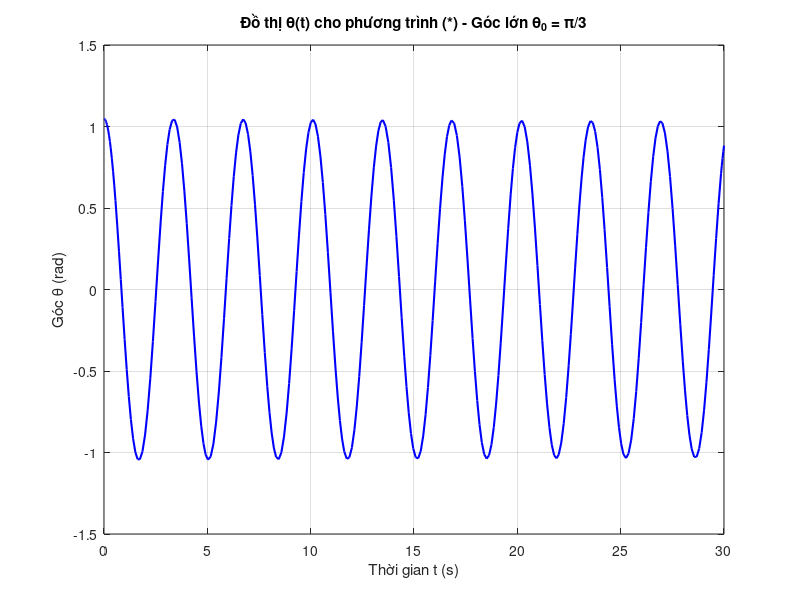
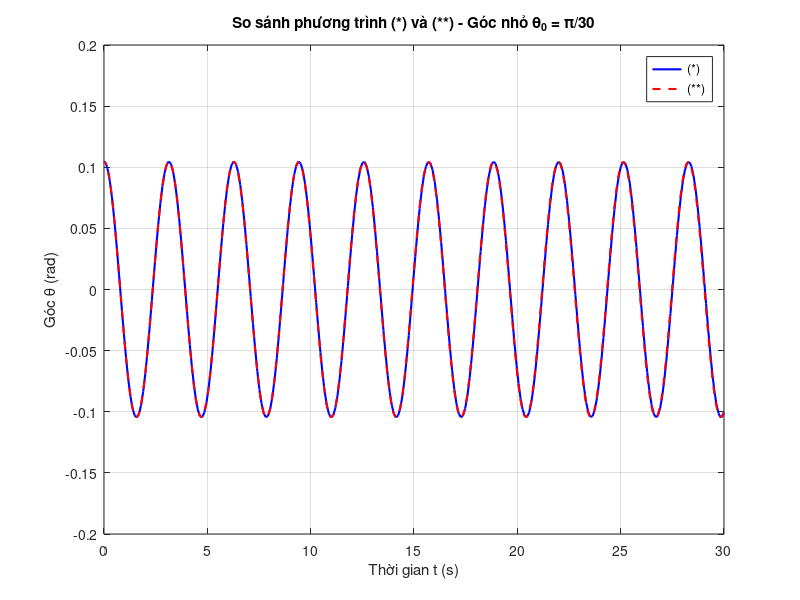

The MATLAB script that drew these images, in order:
w0 = 2;             
tspan = [0 30];     

ode_star = @(t, y) [y(2); -w0^2 * sin(y(1))]; 
ode_2star = @(t, y) [y(2); -w0^2 * y(1)];     

theta0_large = [pi/3; 0]; 
[t1, y1] = ode45(ode_star, tspan, theta0_large);

figure(1);
plot(t1, y1(:,1), 'b', 'LineWidth', 1.5);
title('Đồ thị \theta(t) cho phương trình (*) - Góc lớn \theta_0 = \pi/3');
xlabel('Thời gian t (s)'); ylabel('Góc \theta (rad)');
grid on;


theta0_small = [pi/30; 0];

[t2_star, y2_star] = ode45(ode_star, tspan, theta0_small);
[t2_2star, y2_2star] = ode45(ode_2star, tspan, theta0_small);

figure(2);
plot(t2_star, y2_star(:,1), 'b-', 'LineWidth', 1.5); hold on;
plot(t2_2star, y2_2star(:,1), 'r--', 'LineWidth', 1.5);
title('So sánh phương trình (*) và (**) - Góc nhỏ \theta_0 = \pi/30');
xlabel('Thời gian t (s)'); ylabel('Góc \theta (rad)');
legend('(*)', '(**)');
grid on;
